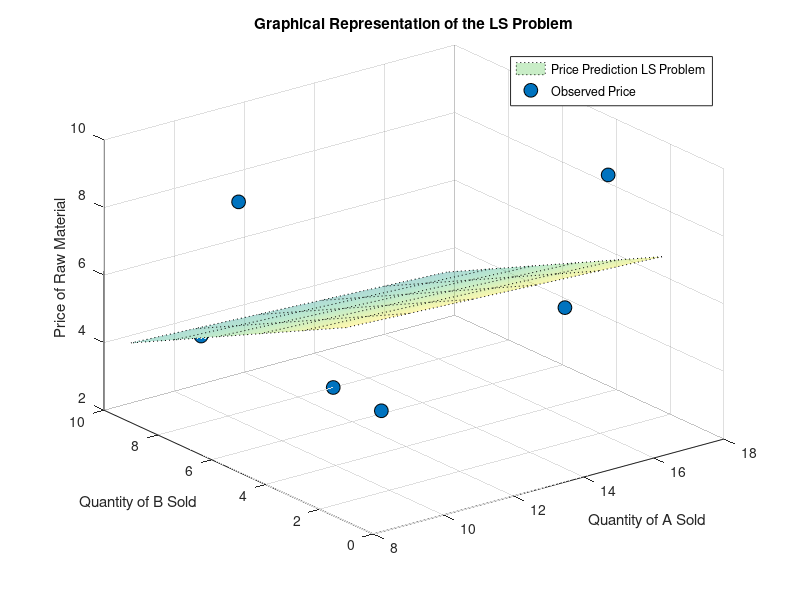

Here is the MATLAB script that generated this plot:
%% Assignment 1 Q2b
QA = [9,13,17,10,15,8]; %No. of Product A　sold
QB = [1,8,3,9,2,5]; %No. of Product B sold
P = [5,2,9,4,6,10]; %Price of raw Materials

% Solve LS Problem Matrix Form Ax = B
A = [6, sum(QA),sum(QB);
    sum(QA),sum(QA.*QA),sum(QA.*QB);
    sum(QB),sum(QA.*QB),sum(QB.*QB)];
B = [sum(P);sum(QA.*P);sum(QB.*P)];

% Solve the Linear LS based on the normal equation approach

X = inv(A'*A)*A'*B;
disp(['c_0 = ',num2str(X(1))])
disp(['c_1 = ',num2str(X(2))])
disp(['c_2 = ',num2str(X(3))])

%Graphical Representation

[qa,qb] = meshgrid(linspace(min(QA),max(QA),6),linspace(min(QB),max(QB),6));
Y = X(1)+X(2).*qa+X(3).*qb;
surf(qa,qb,Y,'FaceAlpha',0.35, 'FaceColor','interp','LineStyle',':')
hold on
scatter3(QA,QB,P, 100,'filled','MarkerEdgeColor','k',...
        'MarkerFaceColor',[0 .45 .75])
legend({'Price Prediction LS Problem','Observed Price'})
xlabel('Quantity of A Sold')
ylabel('Quantity of B Sold')
zlabel('Price of Raw Material')
title('Graphical Representation of the LS Problem')